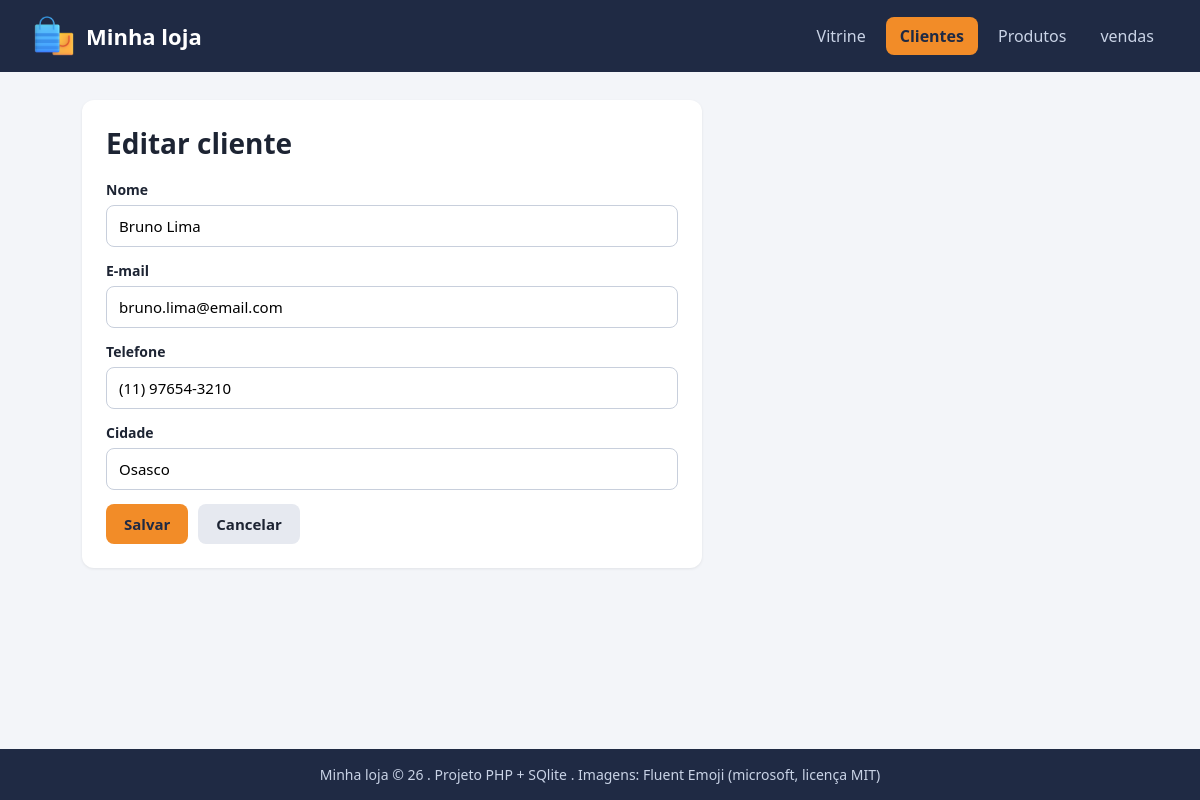
The page /cliente_form.php?id=2 on the database its author committed.
### tables this page shows
CREATE TABLE "cliente" (
	"id"	INTEGER,
	"nome"	TEXT NOT NULL,
	"email"	TEXT,
	"telefone"	TEXT,
	"cidade"	TEXT,
	PRIMARY KEY("id" AUTOINCREMENT)
);

### funcoes.php (called while the page is built, shortened)
<?php
function e($texto) {
    return htmlspecialchars($texto);
}

### cliente_form.php (the view, shortened to what this page needs)
<?php
include 'conexao.php';
include 'funcoes.php';
$cliente = [
    'id'       => '',
    'nome'     => '',
    'email'    => '',
    'telefone' => '',
    'cidade'   => '',
];
$titulo = 'Novo cliente';
if (isset($_GET['id'])) {
    $sql = $pdo->prepare('SELECT * FROM cliente WHERE id = ?');
    $sql->execute([$_GET['id']]);
    $cliente = $sql->fetch();
    $titulo = 'Editar cliente';
}
include 'topo.php';
?>
<div class="caixa">
    <h1><?= $titulo ?></h1>
    <form method="post" action="cliente_salvar.php" class="formulario">
        <div class="campo">
            <label for="nome">Nome</label>
            <input type="text" id="nome" name="nome" value="<?= e($cliente['nome']) ?>" required>
        </div>
        <div class="campo">
            <label for="email">E-mail</label>
            <input type="email" id="email" name="email" value="<?= e($cliente['email']) ?>">
        </div>
        <div class="campo">
            <label for="telefone">Telefone</label>
            <input type="text" id="telefone" name="telefone" value="<?= e($cliente['telefone']) ?>" placeholder="(11) 99999-9999">
        </div>
        <div class="campo">
            <label for="cidade">Cidade</label>
            <input type="text" id="cidade" name="cidade" value="<?= e($cliente['cidade']) ?>">
        </div>
        <div class="acoes">
            <button type="submit" class="botao">Salvar</button>
            <a href="clientes.php" class="botao claro">Cancelar</a>
        </div>
    </form>
</div>
<?php include 'rodape.php'; ?>

### assets/css/estilo.css (style rules this page uses)
* { box-sizing: border-box; }
body { margin: 0; background: #f3f5f9; color: #1d2433; font-family: "Segoe UI", Arial, sans-serif; font-size: 16px; }
h1 { margin: 0; font-size: 28px; }
.botao { display: inline-block; padding: 10px 18px; border: 0; border-radius: 8px; background: #f28c28; color: #1f2a44; font-family: inherit; font-size: 15px; font-weight: bold; text-align: center; text-decoration: none; cursor: pointer; }
.caixa { display: grid; gap: 18px; max-width: 620px; padding: 24px; border-radius: 12px; background: #ffffff; box-shadow: 0 1px 3px rgba(0, 0, 0, 0.08); }
.formulario { display: grid; gap: 14px; }
.campo { display: grid; gap: 6px; }
.campo label { font-size: 14px; font-weight: bold; }
.campo input, .campo select { padding: 10px 12px; border: 1px solid #c8cfdc; border-radius: 8px; background: #ffffff; font-family: inherit; font-size: 15px; }
.acoes { display: grid; grid-auto-flow: column; justify-content: start; gap: 10px; }
.botao.claro { background: #e6e9f0; color: #1d2433; }

### rows shown on the page
cliente: nome "Bruno Lima", email "bruno.lima@email.com", telefone "(11) 97654-3210", cidade "Osasco"

### other values the page prints
$texto "Vitrine"
$texto "Clientes"
$texto "Produtos"
$texto "vendas"
$titulo "Editar cliente"
